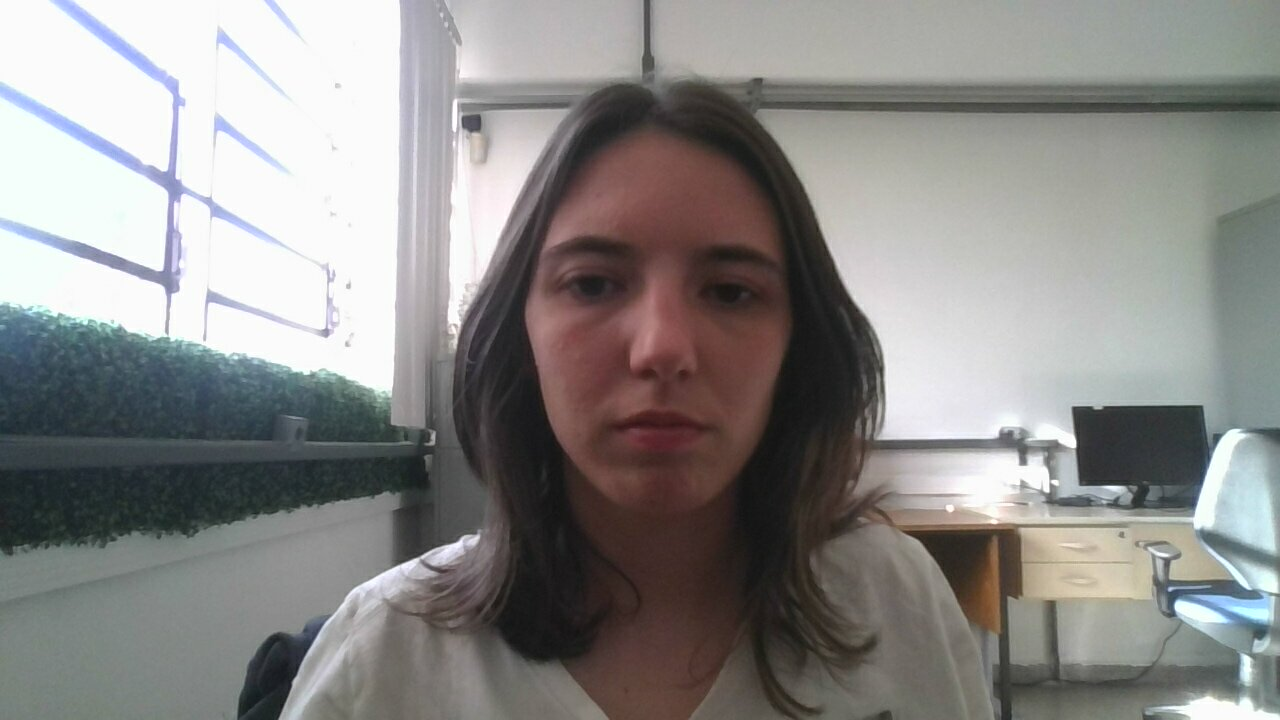
#> input picture initial_tests/2025-09-09-155110.jpg, 1280 x 720 px
$ jupyter execute --allow-errors rPPGrough.ipynb   (text cells are left out)
#> lines starting #> are read from the running program, lines starting #| are printed output that depends on the picture; after the words box and inside, x2 and y2 are one past the last pixel; in counts of white or black regions, pixels touching at a corner belong together; pictures that were not available may be replaced by others from this repository, and a replacement may not be noted
[cell 1]
import cv2
import numpy as np
import pandas as pd
import matplotlib.pyplot as plt
from scipy.signal import butter, filtfilt, spectrogram

[cell 2]
def paint_rectangle(image_path, top_left, bottom_right, output_path="output_image.png"):
    """
    Paints a rectangle in red over the image.

    Parameters:
    - image_path (str): Path to input image.
    - top_left (tuple): (x, y) of top-left corner.
    - bottom_right (tuple): (x, y) of bottom-right corner.
    - output_path (str): Path to save modified image.
    """
#> called with image_path = '2025-09-09-155110.jpg', top_left = (700, 320), bottom_right = (750, 360), output_path = 'output_image.png'
    img = cv2.imread(image_path)
#> img is the input picture: shape (720, 1280, 3); mean B, G, R 135.5, 137.3, 138.7

    if img is None:
        raise IOError("Error: Could not read image.")

    # BGR format → Red = (0,0,255)
    cv2.rectangle(img, top_left, bottom_right, (0, 0, 255), thickness=-1)  # -1 = filled rectangle
#> img: shape (720, 1280, 3); 0.23% of pixels changed, all inside (x1, y1, x2, y2) = (700, 320, 751, 361)

    cv2.imwrite(output_path, img)

    cv2.imshow("Rectangle painted", img)
    cv2.waitKey(0)
    cv2.destroyAllWindows()

[cell 3]
paint_rectangle('2025-09-09-155110.jpg', (700, 320), (750, 360))

[cell 4]
def extract_rgb_signals_rect(video_path, rect, output_csv="rgb_signals.csv"):
    """
    Extracts mean R, G, B signals from all pixels inside a rectangle across video frames.

    Parameters:
    - video_path (str): Path to input video.
    - rect (tuple): (x1, y1, x2, y2) defining the rectangle (top-left to bottom-right).
    - output_csv (str): Output CSV filename.
    """
#> (reads initial_tests/rgb_signals.csv from the repository)
    x1, y1, x2, y2 = rect
    cap = cv2.VideoCapture(video_path)

    if not cap.isOpened():
        raise IOError("Error opening video file.")

    signals = {"Mean_R": [], "Mean_G": [], "Mean_B": []}
    frames = 0
    ret, first_frame = cap.read()
    if not ret:
        cap.release()
        raise ValueError("Unable to read the first frame from the video.")

    # Draw the rectangle (in red, thickness=2)
    cv2.rectangle(first_frame, (x1, y1), (x2, y2), (0, 0, 255), 2)

    # Show the frame
    cv2.imshow("First Frame with ROI", first_frame)
    print("Displaying first frame with ROI... Press any key to continue.")
    cv2.waitKey(0)
    cv2.destroyAllWindows()

    while True:
        ret, frame = cap.read()
        if not ret:
            break
        frames += 1

        roi = frame[y1:y2, x1:x2]

        mean_b = np.mean(roi[:, :, 0])
        mean_g = np.mean(roi[:, :, 1])
        mean_r = np.mean(roi[:, :, 2])

        signals["Mean_R"].append(mean_r)
        signals["Mean_G"].append(mean_g)
        signals["Mean_B"].append(mean_b)

    cap.release()
    print(frames)

    df = pd.DataFrame(signals)
    df.to_csv(output_csv, index=False)

    return df

[cell 5]
def plot_rgb_signals(df, fps=30):
    """
    Plot R, G, B signals in time and frequency domains using subplots.

    Parameters:
    - df (pd.DataFrame): DataFrame with extracted mean signals.
    - fps (int): Frames per second of the video.
    """
#> called with fps = 30
    r = df["Mean_R"].values
    g = df["Mean_G"].values
    b = df["Mean_B"].values

    n = len(r)
    t = np.arange(n) / fps

    freqs = np.fft.rfftfreq(n, d=1/fps)
    r_fft = np.abs(np.fft.rfft(r - np.mean(r)))
    g_fft = np.abs(np.fft.rfft(g - np.mean(g)))
    b_fft = np.abs(np.fft.rfft(b - np.mean(b)))

    fig, axes = plt.subplots(3, 2, figsize=(14, 10))
    fig.suptitle("RGB Signals (raw)", fontsize=14)

    axes[0, 0].plot(t, r, color='red')
    axes[0, 0].set_title('R - Time')
    axes[0, 0].set_ylabel('Intensity')

    axes[1, 0].plot(t, g, color='green')
    axes[1, 0].set_title('G - Time')
    axes[1, 0].set_ylabel('Intensity')

    axes[2, 0].plot(t, b, color='blue')
    axes[2, 0].set_title('B - Time')
    axes[2, 0].set_xlabel('Time (s)')
    axes[2, 0].set_ylabel('Intensity')

    axes[0, 1].plot(freqs, r_fft, color='red')
    axes[0, 1].set_title('R - Frequency')

    axes[1, 1].plot(freqs, g_fft, color='green')
    axes[1, 1].set_title('G - Frequency')

    axes[2, 1].plot(freqs, b_fft, color='blue')
    axes[2, 1].set_title('B - Frequency')
    axes[2, 1].set_xlabel('Frequency (Hz)')

    for ax in axes[:, 1]:
        ax.set_xlim(0, 5)
        ax.set_ylabel('Magnitude')

    plt.tight_layout(rect=[0, 0, 1, 0.96])
    plt.show()
#> call 2 of paint_rectangle, with image_path = 'android.jpeg', top_left = (750, 175), bottom_right = (875, 250), output_path = 'output_image.png'
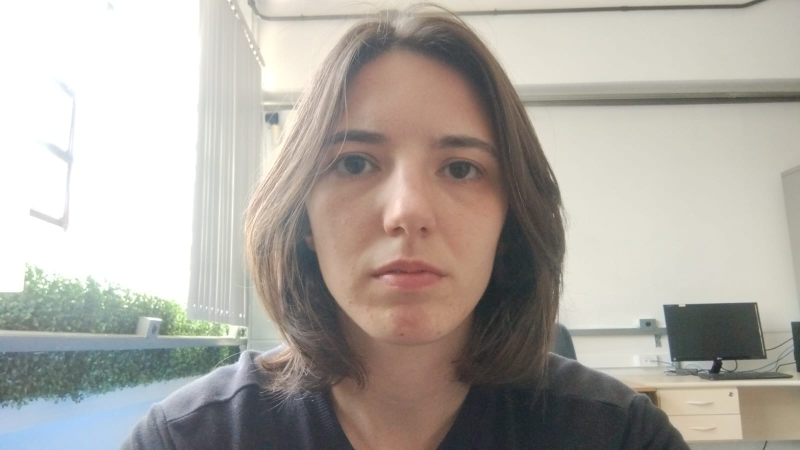
#> input picture initial_tests/android.jpeg, 1600 x 900 px (shown at 1/2 size)
#> in paint_rectangle, img is the input picture: shape (900, 1600, 3); mean B, G, R 163.2, 170.2, 175.4
#> (reads initial_tests/rgb_signals_android.csv from the repository)

[cell 6]
def butter_bandpass_filter(data, lowcut, highcut, fs, order=4):
    nyquist = 0.5 * fs
    low = lowcut / nyquist
    high = highcut / nyquist
    b, a = butter(order, [low, high], btype='band')
    return filtfilt(b, a, data)

def plot_filtered_signals(df, lowcut, highcut, filter_order=4, fps=30):
    """
    Plot filtered R, G, B signals in time and frequency domains (3x2 subplots)
    and also plot their spectrograms.
    """
#> called with lowcut = 0.75, highcut = 5, filter_order = 5, fps = 30
    r_raw = df["Mean_R"].values
    g_raw = df["Mean_G"].values
    b_raw = df["Mean_B"].values

    r = butter_bandpass_filter(r_raw, lowcut, highcut, fs=fps, order=filter_order)
    g = butter_bandpass_filter(g_raw, lowcut, highcut, fs=fps, order=filter_order)
    b = butter_bandpass_filter(b_raw, lowcut, highcut, fs=fps, order=filter_order)

    n = len(r)
    t = np.arange(n) / fps

    freqs = np.fft.rfftfreq(n, d=1/fps)
    r_fft = np.abs(np.fft.rfft(r - np.mean(r)))
    g_fft = np.abs(np.fft.rfft(g - np.mean(g)))
    b_fft = np.abs(np.fft.rfft(b - np.mean(b)))

    print(freqs[np.argmax(g_fft)]*60)

    # === Time & Frequency plots ===
    fig, axes = plt.subplots(3, 2, figsize=(14, 10))
    fig.suptitle(f"RGB Signals (filtered {lowcut}-{highcut} Hz)", fontsize=14)

    axes[0,0].plot(t, r, color='red')
    axes[0,0].set_title('R - Time')
    axes[0,0].set_ylabel('Intensity')

    axes[1,0].plot(t, g, color='green')
    axes[1,0].set_title('G - Time')
    axes[1,0].set_ylabel('Intensity')

    axes[2,0].plot(t, b, color='blue')
    axes[2,0].set_title('B - Time')
    axes[2,0].set_xlabel('Time (s)')
    axes[2,0].set_ylabel('Intensity')

    axes[0,1].plot(freqs, r_fft, color='red')
    axes[0,1].set_title('R - Frequency')

    axes[1,1].plot(freqs, g_fft, color='green')
    axes[1,1].set_title('G - Frequency')

    axes[2,1].plot(freqs, b_fft, color='blue')
    axes[2,1].set_title('B - Frequency')
    axes[2,1].set_xlabel('Frequency (Hz)')

    for ax in axes[:,1]:
        ax.set_xlim(0, 5)
        ax.set_ylabel('Magnitude')

    plt.tight_layout(rect=[0, 0, 1, 0.96])
    plt.show()

    # === Spectrograms ===
    fig, axes = plt.subplots(3, 1, figsize=(14, 8), sharex=True)
    fig.suptitle(f"Spectrograms of Filtered RGB Signals ({lowcut}-{highcut} Hz)", fontsize=14)

    signals = [(r, 'R', 'Reds'), (g, 'G', 'Greens'), (b, 'B', 'Blues')]
    for ax, (sig, label, cmap) in zip(axes, signals):
        f, tt, Sxx = spectrogram(sig, fs=fps, nperseg=256, noverlap=128)
        im = ax.pcolormesh(tt, f, 10*np.log10(Sxx+1e-12), shading='gouraud', cmap=cmap)
        ax.set_ylabel('Freq (Hz)')
        ax.set_ylim(0, 5)
        ax.set_title(f'{label} channel')
        fig.colorbar(im, ax=ax, orientation='vertical', label='Power (dB)')

    axes[-1].set_xlabel('Time (s)')
    plt.tight_layout(rect=[0, 0, 1, 0.95])
    plt.show()

[cell 7]
def show_power_map_roi(video_path, frame_index, roi, channel=None):
    """
    Display a power map of a rectangular ROI in a video frame,
    and show the original frame with the ROI outlined.

    Parameters:
        video_path (str): Path to video.
        frame_index (int): Frame number to extract.
        roi (tuple): (x1, y1, x2, y2) coordinates of the rectangle.
        channel (str or None): 'R', 'G', 'B' to select a channel for power map, None = grayscale.
    """
#> called with video_path = 'android.mp4', frame_index = 450, roi = (460, 200, 515, 275)
    x1, y1, x2, y2 = roi

    cap = cv2.VideoCapture(video_path)
    cap.set(cv2.CAP_PROP_POS_FRAMES, frame_index)
    ret, frame = cap.read()
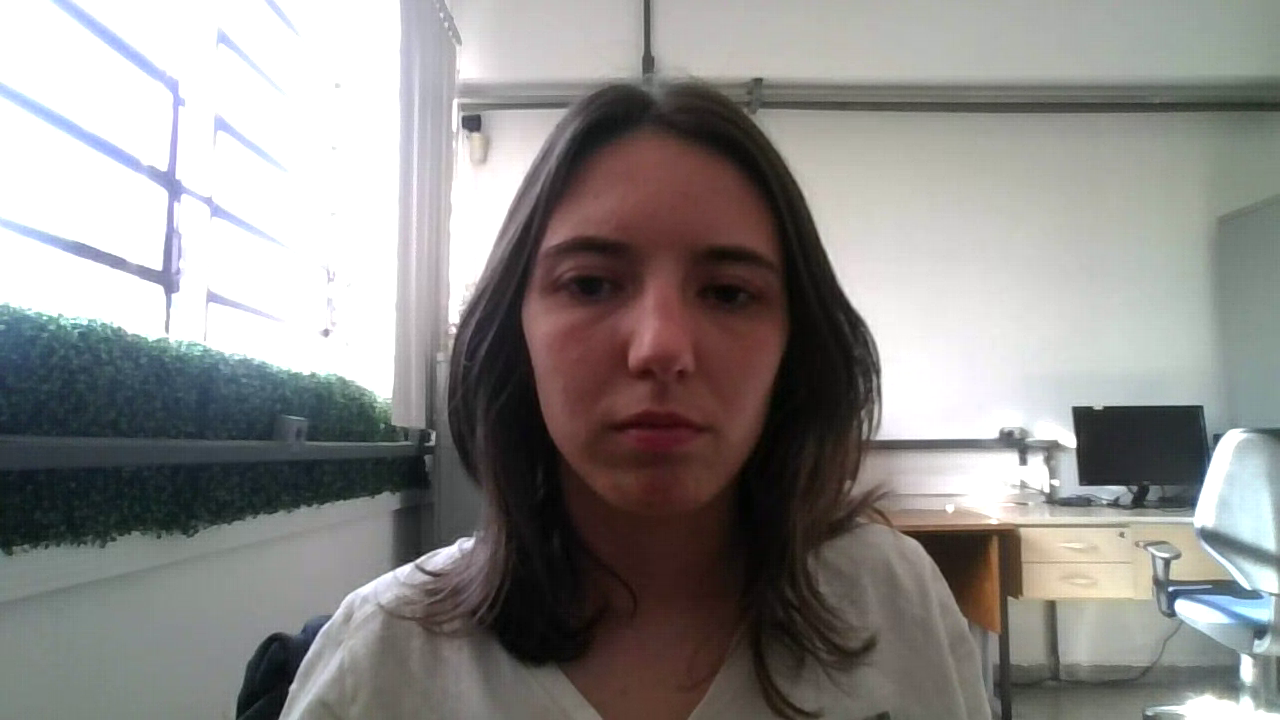
#> input picture frame 450 of initial_tests/2025-09-09-155113.webm, 1280 x 720 px, given in place of android.mp4, which was not available
#> frame is the input picture: shape (720, 1280, 3); mean B, G, R 137, 139.1, 141.3
    cap.release()

    if not ret:
        print(f"Could not read frame {frame_index}")
        return

    frame_with_roi = frame.copy()
    cv2.rectangle(frame_with_roi, (x1, y1), (x2, y2), color=(0, 255, 0), thickness=2)
#> frame_with_roi: shape (720, 1280, 3); 0.08% of pixels changed, all inside (x1, y1, x2, y2) = (459, 199, 517, 277)

    # Select channel
    if channel == 'R':
        frame_data = frame[:, :, 2]
    elif channel == 'G':
        frame_data = frame[:, :, 1]
    elif channel == 'B':
        frame_data = frame[:, :, 0]
    else:
        frame_data = cv2.cvtColor(frame, cv2.COLOR_BGR2GRAY)

    roi_data = frame_data[y1:y2, x1:x2]

    # Compute power map
    power_map = np.square(roi_data.astype(np.float32))

    fig, axes = plt.subplots(1, 2, figsize=(12, 6))

    axes[0].imshow(cv2.cvtColor(frame_with_roi, cv2.COLOR_BGR2RGB))
    axes[0].set_title(f"Frame {frame_index} with ROI")
    axes[0].axis('off')

    im = axes[1].imshow(power_map, cmap='hot')
    axes[1].set_title(f"Power map - ROI {roi} ({'Grayscale' if channel is None else channel})")
    axes[1].axis('off')
    fig.colorbar(im, ax=axes[1], orientation='vertical', label='Power')

    plt.tight_layout()
    plt.show()

[cell 8]
def save_video_with_powermap(video_path, output_path, roi, channel=None, fps=None):
    """
    Create a new video showing the original frame (full size) and its ROI power map
    beside it. The power map is resized to half the original height while maintaining aspect ratio.

    Parameters:
        video_path (str): Path to input video.
        output_path (str): Path to save output video.
        roi (tuple): (x1, y1, x2, y2) ROI coordinates.
        channel (str or None): 'R', 'G', 'B' to select channel, None = grayscale.
        fps (int or None): Frames per second of output video. If None, uses input video fps.
    """
    x1, y1, x2, y2 = roi

    cap = cv2.VideoCapture(video_path)
    if not cap.isOpened():
        print(f"Cannot open video {video_path}")
        return

    width  = int(cap.get(cv2.CAP_PROP_FRAME_WIDTH))
    height = int(cap.get(cv2.CAP_PROP_FRAME_HEIGHT))
    n_frames = int(cap.get(cv2.CAP_PROP_FRAME_COUNT))
    if fps is None:
        fps = cap.get(cv2.CAP_PROP_FPS)

    print(f"Processing {n_frames} frames...")

    target_height = height // 2

    out_width = None
    fourcc = cv2.VideoWriter_fourcc(*'mp4v')
    out = None

    frame_idx = 0
    while True:
        ret, frame = cap.read()
        if not ret:
            break

        frame_with_roi = frame.copy()
        cv2.rectangle(frame_with_roi, (x1, y1), (x2, y2), color=(0, 255, 0), thickness=2)

        if channel == 'R':
            frame_data = frame[:, :, 2]
        elif channel == 'G':
            frame_data = frame[:, :, 1]
        elif channel == 'B':
            frame_data = frame[:, :, 0]
        else:
            frame_data = cv2.cvtColor(frame, cv2.COLOR_BGR2GRAY)

        roi_data = frame_data[y1:y2, x1:x2]
        power_map = np.square(roi_data.astype(np.float32))

        power_map_norm = cv2.normalize(power_map, None, 0, 255, cv2.NORM_MINMAX).astype(np.uint8)
        power_map_color = cv2.applyColorMap(power_map_norm, cv2.COLORMAP_HOT)

        h, w = power_map_color.shape[:2]
        scale_factor = target_height / h
        new_w = int(w * scale_factor)
        power_map_resized = cv2.resize(power_map_color, (new_w, target_height))

        padded_power_map = np.zeros((height, new_w, 3), dtype=np.uint8)
        y_offset = (height - target_height) // 2
        padded_power_map[y_offset:y_offset+target_height, :, :] = power_map_resized

        combined_frame = np.hstack((frame_with_roi, padded_power_map))

        if out is None:
            out_width = combined_frame.shape[1]
            out = cv2.VideoWriter(output_path, fourcc, fps, (out_width, height))

        out.write(combined_frame)

        frame_idx += 1
        if frame_idx % 50 == 0:
            print(f"Processed {frame_idx}/{n_frames} frames")

    cap.release()
    if out:
        out.release()
    print(f"Saved power map video to {output_path}")

#> (a cell that did not finish here is left out)

[cell 10]
df = pd.read_csv('rgb_signals.csv')

[cell 11]
plot_rgb_signals(df)

[cell 12]
paint_rectangle('android.jpeg', (750, 175), (875, 250))

#> (a cell that did not finish here is left out)

#> (a cell that did not finish here is left out)

[cell 15]
plot_rgb_signals(pd.read_csv('rgb_signals_android.csv'))

[cell 16]
plot_filtered_signals(pd.read_csv('rgb_signals_android.csv'), 0.75, 5, 5)

[cell 17]
show_power_map_roi('android.mp4', 450, (460, 200, 515, 275), channel=None)

[cell 18]
save_video_with_powermap('android.mp4', 'powermap.mp4', (400, 75, 450, 125), channel='G', fps=30)

[cell 19]
save_video_with_powermap('android.mp4', 'powermapbochecha.mp4', (460, 200, 515, 275), channel='G', fps=30)

[cell 20]
show_power_map_roi('test_mjpegavi.avi', 100, (850, 425, 1100, 550), channel='G')
#> call 2 of show_power_map_roi, with video_path = 'test_mjpegavi.avi', frame_index = 100, roi = (850, 425, 1100, 550), channel = 'G'
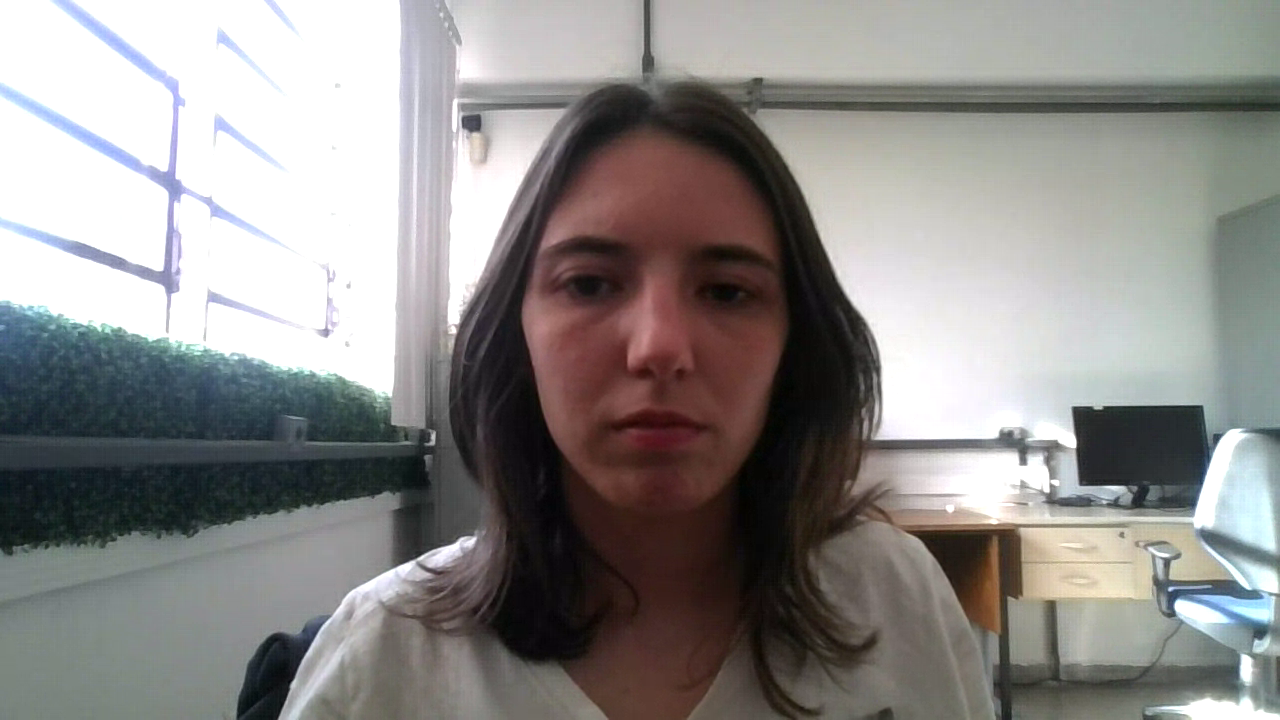
#> input picture frame 100 of initial_tests/2025-09-09-155113.webm, 1280 x 720 px, given in place of test_mjpegavi.avi, which was not available
#> in show_power_map_roi, frame is the input picture: shape (720, 1280, 3); mean B, G, R 136.7, 138.6, 140.9

[cell 21]
save_video_with_powermap('test_mjpegavi.avi', 'powermapavi_forehead.mp4', (850, 425, 1100, 550), channel='G', fps=30)

#> (a cell that did not finish here is left out)


[cell 23]
plot_rgb_signals(pd.read_csv('rgb_signals_avi.csv'))
#> (reads initial_tests/rgb_signals_avi.csv from the repository)

[cell 24]
plot_filtered_signals(pd.read_csv('rgb_signals_avi.csv'), 0.75, 10, 4)

[cell 25]
show_power_map_roi(r'C:\Users\Sophia\Videos\Baumer Video Records\VCXG.2-57C\video001.avi', 50, (900, 425, 1400, 650), channel='G')
#> call 3 of show_power_map_roi, with frame_index = 50, roi = (900, 425, 1400, 650), channel = 'G'
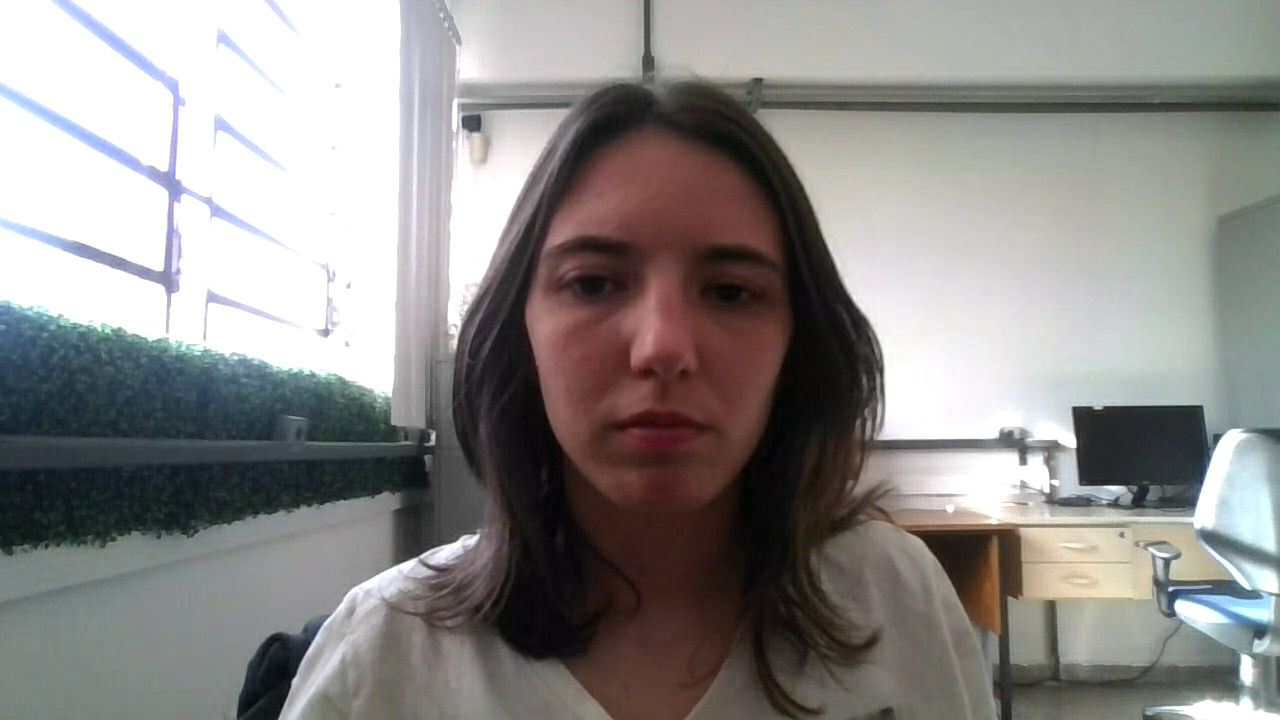
#> input picture frame 50 of initial_tests/2025-09-09-155113.webm, 1280 x 720 px, given in place of video001.avi, which was not available
#> in show_power_map_roi, frame is the input picture: shape (720, 1280, 3); mean B, G, R 136.8, 138.6, 140.9

#> (a cell that did not finish here is left out)

[cell 27]
plot_rgb_signals(pd.read_csv('rgb_signals2_avi.csv'))
#> (reads initial_tests/rgb_signals2_avi.csv from the repository)

[cell 28]
plot_filtered_signals(pd.read_csv('rgb_signals2_avi.csv'), 0.5, 6, 5, 25)
#> call 3 of plot_filtered_signals, with lowcut = 0.5, highcut = 6, filter_order = 5, fps = 25
#> in plot_filtered_signals (call 3), `plt.show()`:
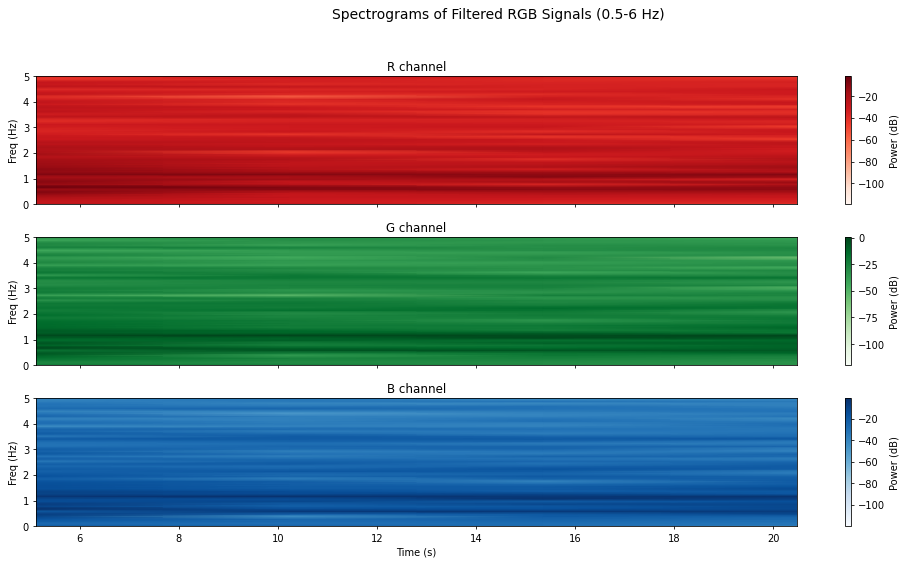
#> figure drawn by matplotlib, 6 panels
